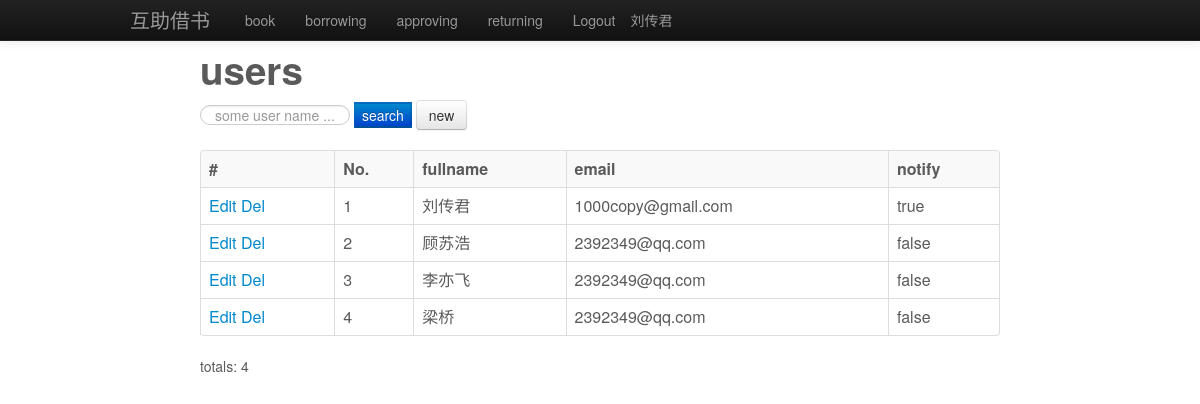
Screenshot of /user_list.php (signed in) with the database file from the repository.
### tables this page shows
create table user(
	 id INT NOT NULL AUTO_INCREMENT PRIMARY KEY,
     fullname NVARCHAR(100) ,
     password varchar(100),
     notify int ,
     email varchar(100) ,
     weibo varchar(100) 
) default default;

### config.inc.php (called while the page is built, shortened)
<?
	function is_login(){
		return isset($_SESSION["user_name"]);
	}
	class DB {
		public function query ($sql){
			$log = new Log;
			$this->result = $this->db_check(mysql_query($sql));
			return $this -> result;
		}
		public function query_array ($sql,$column){
			$log = new Log;
			$result = $this->db_check(mysql_query($sql));
			$arr = Array();
			while($row = $this -> fetch_row($result)){
				array_push($arr,$row[$column]);
			}
			return $arr ;
		}
		public function query_1_1 ($sql){
			$arr = $this->query_array($sql,0);
			return $arr[0] ;
		}
		public function fetch_row($result){
			return mysql_fetch_row($result);
		}
		function db_check($r){
			return $r;
		}
	}
	include_once 'KLogger.php';
	class Log{
		public function Log(){
			$this -> file = $_SERVER['DOCUMENT_ROOT']."/test/log1.txt";
			$this -> _log= new Logger($this -> file);
		}
	}
?>

### KLogger.php (called while the page is built, shortened)
<?php
class Logger {
	private function getTime() {
		return date("d.m.Y - H:i:s");
	}
	public function openLogFile($logfile) {
		$this->logfilehandle=@fopen($logfile,"a");
	}
}
?>

### user_list.php (the view, shortened to what this page needs)
<?php
	include "config.inc.php";
	$page = $_GET['page'];
	if (!$page)
		$page = 1;
	$pagerecords = 10 ;
	$from = ($page-1)*$pagerecords;
	$to = $pagerecords;
	$sql = "select id  ,email,fullname ,notify from user u ";
	$count_sql = "select count(1) from (${sql}) balias";
	$sql = $sql . " limit ${from},${to}";
	$d = new DB;
	try{
		$total_records = $d -> query_1_1($count_sql);
		$result = $d -> query($sql);
	}catch(Exception $e){$l = new Log;$l->warn("${e}");};
?>
<html >
<head>
</head>
<body>
<? include "banner.php" ?>
<div id="wrapper">
<h1>users </h1>
<form action="<?php echo $_SERVER['PHP_SELF']; ?>?action=search"  method="post" class="form-inline">
	<input type="text" placeholder="some user name ..." id="email" name="email"
	value="<?echo $_POST["email"]; ?>" class="search-query input-medium"/>
	<input type="submit" value="search" class="btn-primary"/>
	<? if (is_login()) { ?>
		<a href ="user_new.php" class="btn">new</a>
	<?}else{?>
		<a href="login.php" class="btn">login</a>
	<? } ?>
</form>
<? if (mysql_num_rows($result) <= 0) {die("No users");}
else{ ?>
<table cellpadding="2" class="table table-striped table-bordered">
	<tr>
		<th>#</th>
		<th>No.</th>
		<th>fullname</th>
		<th>email</th>
		<th>notify</th>
	</tr>
<?
	while ($row = mysql_fetch_row($result)) {
		$notify = $row[3] == 0 ?"false":"true";
		$url_e = "<a href='user_edit.php?id=".$row[0]."'>Edit</a>&nbsp;" ;
		$url_d = "<a href='user_delete.php?id=".$row[0]."'>Del</a>" ;
		echo "<tr>" .
			  "<td>" . $url_e. $url_d. "</td>" .
			  "<td>" . $row[0] . "</td>" .
			  "<td>" . $row[2] . "</td>" .
			  "<td>" . $row[1] . "</td>" .
			  "<td>" . $notify . "</td>" .
			  "<tr>";
	}
?>
</table>
<?}?>
<?
	echo "totals: " . $total_records;
?>
</div>
</body>
</html>

### banner.php
<div class="navbar navbar-inverse navbar-fixed-top">
  <div class="navbar-inner">
    <div class="container">
		<a class="brand" href="/index.php">互助借书</a>
		<ul class="nav">
		<li ><a href="/book_list.php">book</a></li>
		<li ><a href="/book_borrow.php">borrowing</a></li>
		<li ><a href="/book_approving.php">approving</a></li>
		<li ><a href="/book_return_cart.php">returning</a></li>
		<? if (!is_login()){ ?>
			<li><a href="/login.php" >Login</a></li>
		<?}else{?>
			<li><a href="/logout.php">Logout</a></li>
			<p class="navbar-text pull-right">
            	<a href="#" class="navbar-link"><? echo $_SESSION['fullname']?></a>
         	</p>
		<?}?>
		</ul>
    </div>
  </div>
</div>

### wrapper.css (style rules this page uses)
body { color: #5a5a5a; width: 800px; margin: 50px auto 0; }

### rows the page displays
user: id "1", fullname "刘传君", email "1000copy@gmail.com", notify "true"
user: id "2", fullname "顾苏浩", email "2392349@qq.com", notify "false"
user: id "3", fullname "李亦飞", email "2392349@qq.com", notify "false"
user: id "4", fullname "梁桥", email "2392349@qq.com", notify "false"

### other values shown
$_SESSION['fullname'] "刘传君"
$total_records "4"
